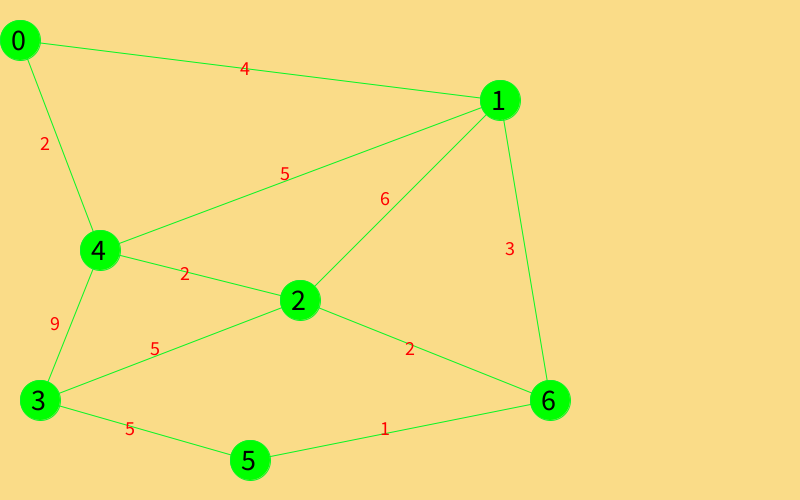
Frame 1 (no input)
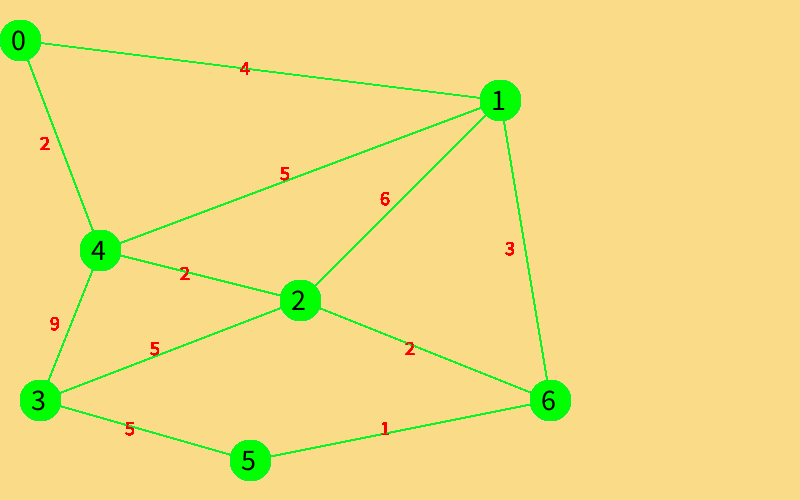
Frame 60 (the mouse pressed at the canvas centre just before this capture)
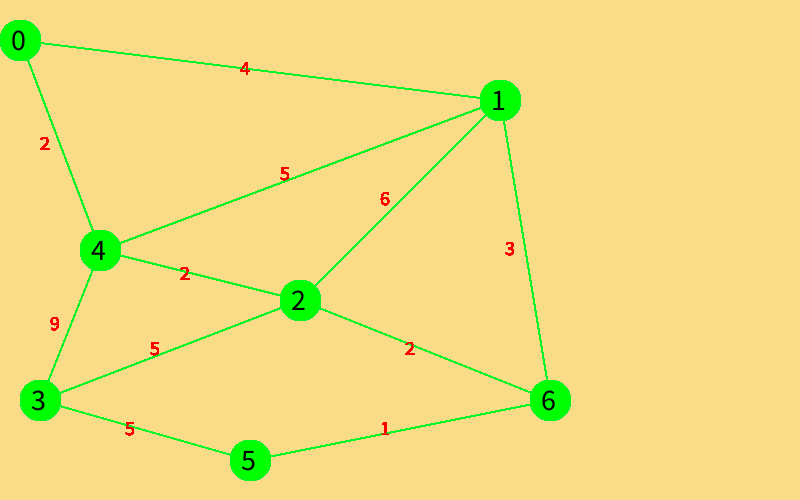
Frame 120 (the mouse held since frame 60 and released just before this capture)

The Processing sketch that drew these frames (run headless with seeded random() and noise(); from frame 60 on, the mouse is pressed at the canvas centre):

// Processing sketch: processing_99714
// ── processing_99714.pde


Node a1, a2, a3, a4, a5, a6, a7;
Edge e1, e2, e3, e4, e5, e6, e7, e8, e9, e10, e11;
ArrayList<Node> nodes = new ArrayList<Node>();
ArrayList<Edge> edges=new ArrayList<Edge>();
Dijkstra d;
void setup() {

  size(800, 500);
  background(#FADC88);
  smooth();
  a1=new Node(20, 40, 0);
  a2=new Node(500, 100, 1);
  a3=new Node(300, 300, 2);
  a4=new Node(40, 400, 3);
  a5=new Node(100, 250, 4);
  a6=new Node(250, 460, 5);
  a7=new Node(550, 400, 6);
  e1=new Edge(a1, a2, 4);
  e2=new Edge(a2, a3, 6);
  e3=new Edge(a3, a4, 5);
  e4=new Edge(a4, a5, 9);
  e5=new Edge(a1, a5, 2);
  e6=new Edge(a5, a2, 5);
  e7=new Edge(a3, a5, 2);
  e8=new Edge(a4, a6, 5);
  e9=new Edge(a3, a7, 2);
  e10=new Edge(a6, a7, 1);
  e11=new Edge(a2, a7, 3);
  nodes.add(a1);
  nodes.add(a2);
  nodes.add(a3);
  nodes.add(a4);
  nodes.add(a5);
  nodes.add(a6);
  nodes.add(a7);
  edges.add(e1);
  edges.add(e2);
  edges.add(e3);
  edges.add(e4);
  edges.add(e5);
  edges.add(e6);
  edges.add(e7);
  edges.add(e8);
  edges.add(e9);
  edges.add(e10);
  edges.add(e11);
}
void keyPressed()
{
  if (key == '0')
  {
    d=new Dijkstra(nodes, edges, 0);
    d.startOver();
    background(#FADC88);
    d=new Dijkstra(nodes, edges, 0);
    d.dijkstra();
    d.render();
    textSize(30);
    stroke(0);
    text("Selecting Vertex: 0", 520, 45);
  }
  if (key == '1')
  {
    d=new Dijkstra(nodes, edges, 1);
    d.startOver();
    background(#FADC88);
    d=new Dijkstra(nodes, edges, 1);
    d.dijkstra();
    d.render();
    textSize(30);
    stroke(0);
    text("Selecting Vertex: 1", 520, 45);
  }
  if (key == '2')
  {
    d=new Dijkstra(nodes, edges, 2);
    d.startOver();
    background(#FADC88);
    d=new Dijkstra(nodes, edges, 2);
    d.dijkstra();
    d.render();
    textSize(30);
    stroke(0);
    text("Selecting Vertex: 2", 520, 45);
  }
  if (key == '3')
  {
    d=new Dijkstra(nodes, edges, 3);
    d.startOver();
    background(#FADC88);
    d=new Dijkstra(nodes, edges, 3);
    d.dijkstra();
    d.render();
    textSize(30);
    stroke(0);
    text("Selecting Vertex: 3", 520, 45);
  }
  if (key == '4')
  {
    d=new Dijkstra(nodes, edges, 4);
    d.startOver();
    background(#FADC88);
    d=new Dijkstra(nodes, edges, 4);
    d.dijkstra();
    d.render();
    textSize(30);
    stroke(0);
    text("Selecting Vertex: 4", 520, 45);
  }
  if (key == '5')
  {
    d=new Dijkstra(nodes, edges, 5);
    d.startOver();
    background(#FADC88);
    d=new Dijkstra(nodes, edges, 5);
    d.dijkstra();
    d.render();
    textSize(30);
    stroke(0);
    text("Selecting Vertex: 5", 520, 45);
  }
  if (key == '6')
  {
    d=new Dijkstra(nodes, edges, 6);
    d.startOver();
    background(#FADC88);
    d=new Dijkstra(nodes, edges, 6);
    d.dijkstra();
    d.render();
    textSize(30);
    stroke(0);
    text("Selecting Vertex: 6", 520, 45);
  }
  if (key == 'c')
  {
    
    d=new Dijkstra(nodes, edges, 0);
   
    background(#FADC88);
    d.startOver();
  }
  /*
  if (key == 'd'){
   background(#FADC88);
   image(img,0,0);
   }
   */
}
void draw() {
  for (Edge d: edges) {
    d.render();
  }
  for (Node n : nodes) {
    n.render();
  }

  /*
  Node start=nodes.get(0);
   start.setFinalDistance(0);
   Node end=nodes.get(nodes.size()-1);
   ArrayList<Node> checkedNodes=new ArrayList<Node>();
   checkedNodes.add(start);//check nodes and add them in to the checkedNodes;
   ArrayList<Edge> checkedEdges=new ArrayList<Edge>();
   
   Node shortestDistanceNode=null;
   Node thisNode=null;
   int shortestDistance=0;
   for (Node c: checkedNodes) {
   if (c.checkableNode()==true) {
   Node s=c.shortestDistanceNode();
   s.setDistance(c);
   int d=s.getDistance();
   if (shortestDistance==0||d<shortestDistance) {
   shortestDistance=d;
   shortestDistanceNode=s;
   thisNode=c;
   }
   }
   }
   
   println(shortestDistanceNode.getConnectedEdge(thisNode).getCheck());
   Edge thisEdge=shortestDistanceNode.getConnectedEdge(thisNode);
   thisEdge.edgeColor=true;
   shortestDistanceNode.setFinalDistance(shortestDistance);
   checkedEdges.add(thisEdge);          //add checked edge in to the checked edges arraylist
   println(thisNode.getDistance());
   println(shortestDistanceNode.getDistance());
   
   
   
   
   ArrayList<Node> good=new ArrayList<Node>();
   ArrayList<Node> sogoood=new ArrayList<Node>();
   
   good.add(null);
   good.add(a1);
   for(Node n:good){
   if (n!=null){
   sogoood.add(n);
   }
   }
   println(sogoood);
   
   
   */
}

public class Node {
  ArrayList<Edge> connectedEdges=new ArrayList<Edge>();
  float x, y;
  int s, distance; 
  boolean checked;

  public Node(float x, float y, int s) {
    this.x=x;
    this.y=y;
    this.s=s; 
    checked=false; 
    distance=Integer.MAX_VALUE;
  }

  public void addEdge(Edge e) {
    connectedEdges.add(e);
  }
  //return all the edges connected to this node
  public ArrayList<Edge> getEdge() {
    return connectedEdges;
  }
  //return distance from the starting node to this node
  public int getDistance() {
    return distance;
  }

  //if the edge connected to this node and the previous node is checked, then set the final distance for this node.
  public void setFinalDistance(int i) {
    distance=i;
  }

  public void setDistance(Node previousNode) {
    ///////////////////////
    for (Edge e:connectedEdges) {
      if (e.getNode().get(0).equals(previousNode)||e.getNode().get(1).equals(previousNode)) {
        this.distance=previousNode.getDistance()+e.getWeight();
      }
    }
  } 
  // check if there's still unchecked edges that is connected to this node, if there are, then it is a checkable node.
  public boolean checkableNode() {

    for (Edge e:getEdge()) {
      if (e.getCheck()==false) {
        return true;
      }
    }
    return false;
  }
  //get the closest node that is connected to this node if the edge that is connected to that node has not been checked.
  // if all the edges has been checked return null.
  public Node shortestDistanceNode() {
    ArrayList<Edge> notCheckedEdges= new ArrayList<Edge>();
    for (Edge e:connectedEdges) {
      if (e.getCheck()==false) {
        notCheckedEdges.add(e);
      }
    }
    if (notCheckedEdges.size()==0) {
      return null;
    }
    Edge n=notCheckedEdges.get(0);
    for (Edge e:notCheckedEdges) {
      if (e.getWeight()<n.getWeight()&&e.getCheck()==false) {
        n=e;
      }
    }
    return n.getPreviousNode(this);
  }
  //find the connected Edge of this node and another node n;
  public Edge getConnectedEdge(Node n) {
    Edge ed=null;
    for (Edge e:connectedEdges) {
      for (Node node:e.getNode()) {
        if (node.equals(n)) ed=e;
      }
    }
    return ed;
  }
  public ArrayList<Node> destinationNodes() {
    ArrayList<Node> destination=new ArrayList<Node>();
    for (Edge e:getEdge()) {
      destination.add(e.getPreviousNode(this));
    }
    return destination;
  }
  public void setCheck() {
    checked=true;
  }
  public boolean getCheck() {
    return checked;
  }


  public void render() {
    if (distance!=Integer.MAX_VALUE) {
      fill(#A231DB);
      ellipse(x, y, 40, 40);
      textSize(30);
      fill(255);
      text(""+s, x-9, y+10);
      textSize(20);
      fill(0);
      text("Shortest Distance: "+distance, x+30, y+25);
    }
    else {
      fill(0, 255, 0);
      ellipse(x, y, 40, 40);
      textSize(30);
      fill(0);
      text(""+s, x-9, y+10);
    }
  }
}
public class Edge {
  ArrayList<Node> nodesInEdge;
  Node a, b;
  int weight;
  PVector midPoint;
  boolean checked; 
  boolean edgeColor;
  public Edge(Node a, Node b, int w) {
    this.a=a; 
    this.b=b;
    this.weight=w;
    midPoint=getMidpoint();
    a.addEdge(this);
    b.addEdge(this);
    nodesInEdge=new ArrayList<Node>();
    nodesInEdge.add(a); 
    nodesInEdge.add(b);
    checked=false;
    edgeColor=false;
  }
  // return the weight of this edge
  public int getWeight() {
    return weight;
  }
  public PVector getMidpoint() {

    return new PVector((a.x+b.x)/2, (a.y+b.y)/2);
  }

  //return the nodes in this edge
  public ArrayList<Node> getNode() {
    return nodesInEdge;
  }
  public void setCheck() {
    checked=true;
  }
  public boolean getCheck() {
    return checked;
  }
  // get the other node in this edge;
  public Node getPreviousNode(Node n) {
    if (nodesInEdge.get(0).equals(n)) {
      return nodesInEdge.get(1);
    }
    else {
      return nodesInEdge.get(0);
    }
  }

  public void render() {

    if (edgeColor==true) {
      stroke(0);
      line(a.x, a.y, b.x, b.y);
      textSize(20);
      text(""+weight, midPoint.x-20, midPoint.y+5);
    }
    else {
      stroke(#07F524);
      line(a.x, a.y, b.x, b.y);
      fill(255, 0, 0);
      textSize(20);
      text(""+weight, midPoint.x-20, midPoint.y+5);
    }
  }
}

public class Dijkstra {
  ArrayList<Node> nodes;
  ArrayList<Edge> edges;
  ArrayList<Node> settledNodes=new ArrayList<Node>();
  ArrayList<Node> unsettledNodes=new ArrayList<Node>();
  Node start;
  Node end;
  int i;

  public Dijkstra(ArrayList<Node> nodes, ArrayList<Edge> edges, int i) {
    this.nodes=nodes; 
    this.edges=edges;
    this.i=i;
    start=nodes.get(i);
    end=nodes.get(nodes.size()-1);
    start.setFinalDistance(0);
    unsettledNodes.add(start);
  }

  public void render() {
    for (Edge d: edges) {
      d.render();
    }
    for (Node n : nodes) {
      n.render();
    }
  }

  public Node getNodeWithLowestDistance(ArrayList<Node> unsettledNodes) {
    Node no=unsettledNodes.get(0);
    for (Node n:unsettledNodes) {
      if (n.getDistance()<n.getDistance()) {
        return no=n;
      }
    }
    return no;
  }

  public void evaluatedNeighbors(Node evaluationNode) {
    for (Node d:evaluationNode.destinationNodes()) {
      for (Node s:settledNodes) {
        if (d!=s) {
          int edgeDistance=(d.getConnectedEdge(evaluationNode)).getWeight();
          int newDistance=edgeDistance+evaluationNode.getDistance();
          if (d.getDistance()>newDistance) {
            d.setFinalDistance(newDistance);
            unsettledNodes.add(d);
          }
        }
      }
    }
  }

  public void dijkstra() {
    while (unsettledNodes.size ()!=0) {
      Node evaluationNode=getNodeWithLowestDistance(unsettledNodes);
      for (int i=unsettledNodes.size()-1;i>=0;i--) {
        if (unsettledNodes.get(i)==evaluationNode) unsettledNodes.remove(i);
      }
      settledNodes.add(evaluationNode);
      evaluatedNeighbors(evaluationNode);
    }
  }

  public void startOver() {
    for (Node n:nodes) {
        n.setFinalDistance(Integer.MAX_VALUE);
      
    }
  }
}
